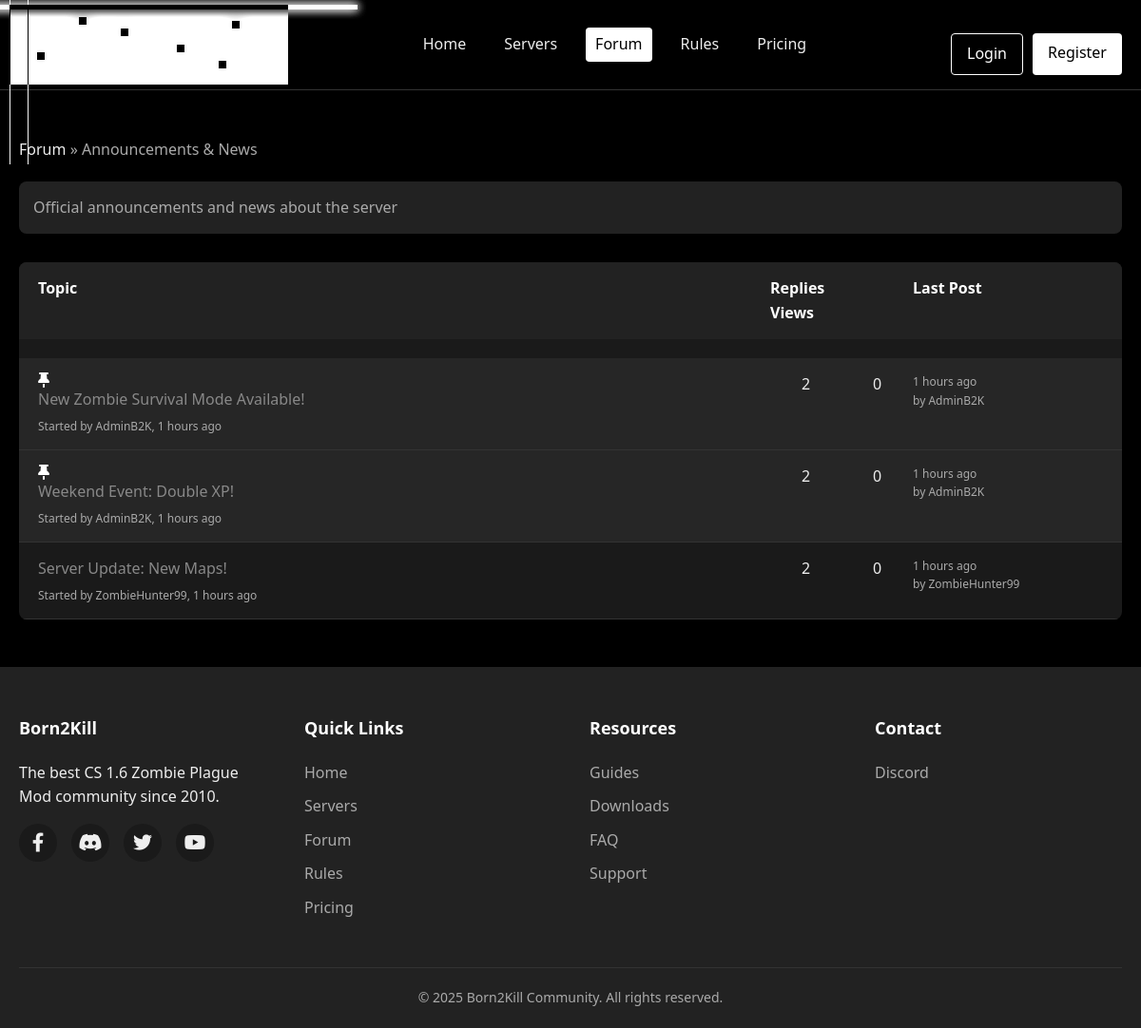
Screenshot of /php/category.php?id=1 with the database file from the repository.
### tables this page shows
CREATE TABLE IF NOT EXISTS forum_categories (
    id INT AUTO_INCREMENT PRIMARY KEY,
    name VARCHAR(100) NOT NULL,
    description TEXT,
    sort_order INT DEFAULT 0
);

CREATE TABLE IF NOT EXISTS forum_topics (
    id INT AUTO_INCREMENT PRIMARY KEY,
    category_id INT NOT NULL,
    user_id INT NOT NULL,
    title VARCHAR(255) NOT NULL,
    created_at TIMESTAMP DEFAULT CURRENT_TIMESTAMP,
    is_pinned TINYINT(1) DEFAULT 0,
    is_locked TINYINT(1) DEFAULT 0,
    views INT DEFAULT 0,
    FOREIGN KEY (category_id) REFERENCES forum_categories(id) ON DELETE CASCADE,
    FOREIGN KEY (user_id) REFERENCES users(id) ON DELETE CASCADE
);

CREATE TABLE IF NOT EXISTS users (
    id INT AUTO_INCREMENT PRIMARY KEY,
    username VARCHAR(50) UNIQUE NOT NULL,
    password VARCHAR(255) NOT NULL,
    email VARCHAR(100) UNIQUE NOT NULL,
    registration_date TIMESTAMP DEFAULT CURRENT_TIMESTAMP,
    last_login TIMESTAMP NULL,
    avatar VARCHAR(255) DEFAULT 'default.jpg',
    is_admin TINYINT(1) DEFAULT 0,
    vip_status VARCHAR(20) DEFAULT 'none',
    vip_expires TIMESTAMP NULL,
    level INT DEFAULT 1,
    points INT DEFAULT 0,
    packs INT DEFAULT 0
);

### php/config.php (called while the page is built, shortened)
<?php
$db_host = "localhost";
$db_name = "";
$db_user = "";
$db_pass = "";
$conn = new mysqli($db_host, $db_user, $db_pass, $db_name);
$conn->set_charset("utf8mb4");
function isLoggedIn() {
    return isset($_SESSION['user_id']);
}
function getCategoryTopics($category_id) {
    global $conn;
    $sql = "SELECT t.*, u.username as author,
           (SELECT COUNT(*) FROM forum_posts WHERE topic_id = t.id) as replies,
           (SELECT MAX(created_at) FROM forum_posts WHERE topic_id = t.id) as last_reply_date,
           (SELECT u2.username FROM forum_posts p JOIN users u2 ON p.user_id = u2.id
            WHERE p.topic_id = t.id ORDER BY p.created_at DESC LIMIT 1) as last_reply_author
           FROM forum_topics t
           JOIN users u ON t.user_id = u.id
           WHERE t.category_id = ?
           ORDER BY t.is_pinned DESC, t.created_at DESC";
    $stmt = $conn->prepare($sql);
    $stmt->bind_param("i", $category_id);
    $stmt->execute();
    $result = $stmt->get_result();
    $topics = [];
    if ($result->num_rows > 0) {
        while ($row = $result->fetch_assoc()) {
            $topics[] = $row;
        }
    }
    return $topics;
}
function formatDate($date) {
    $timestamp = strtotime($date);
    $now = time();
    $diff = $now - $timestamp;
    if ($diff < 60) {
        return 'Just now';
    } elseif ($diff < 3600) {
        return floor($diff / 60) . ' minutes ago';
    } elseif ($diff < 86400) {
        return floor($diff / 3600) . ' hours ago';
    } elseif ($diff < 604800) {
        return floor($diff / 86400) . ' days ago';
    } else {
        return date('M j, Y', $timestamp);
    }
}

### php/category.php (the view, shortened to what this page needs)
<?php
require_once 'config.php';
$category_id = (int)$_GET['id'];
$sql = "SELECT * FROM forum_categories WHERE id = ?";
$stmt = $conn->prepare($sql);
$stmt->bind_param("i", $category_id);
$stmt->execute();
$result = $stmt->get_result();
$category = $result->fetch_assoc();
$topics = getCategoryTopics($category_id);
?>
<!DOCTYPE html>
<html lang="en">
<head>
    <link rel="stylesheet" href="css/style.css">
    <link rel="stylesheet" href="https://cdnjs.cloudflare.com/ajax/libs/font-awesome/6.0.0/css/all.min.css">
</head>
<body>
    <?php include 'includes/header.php'; ?>
    <section class="forum-category">
        <div class="container">
            <div class="category-header">
                <div class="breadcrumb">
                    <a href="forum.php">Forum</a> &raquo;
                    <span><?php echo htmlspecialchars($category['name']); ?></span>
                </div>
            </div>
            <div class="category-description">
                <?php echo htmlspecialchars($category['description']); ?>
            </div>
            <div class="topics-list">
                <?php if (empty($topics)): ?>
                <div class="no-topics">
                    <p>No topics in this category yet. <?php echo isLoggedIn() ? 'Be the first to create one!' : 'Login to create a topic.'; ?></p>
                </div>
                <?php else: ?>
                <div class="topic-header">
                    <div class="topic-title-header">Topic</div>
                    <div class="topic-stats-header">
                        <div>Replies</div>
                        <div>Views</div>
                    </div>
                    <div class="topic-last-post-header">Last Post</div>
                </div>
                <?php foreach ($topics as $topic): ?>
                <div class="topic-row <?php echo $topic['is_pinned'] ? 'pinned' : ''; ?>">
                    <div class="topic-title-col">
                        <?php if ($topic['is_pinned']): ?>
                            <i class="fas fa-thumbtack pin-icon"></i>
                        <?php endif; ?>
                        <a href="topic.php?id=<?php echo $topic['id']; ?>"><?php echo htmlspecialchars($topic['title']); ?></a>
                        <div class="topic-author">
                            Started by <?php echo htmlspecialchars($topic['author']); ?>, <?php echo formatDate($topic['created_at']); ?>
                        </div>
                    </div>
                    <div class="topic-stats">
                        <div><?php echo $topic['replies']; ?></div>
                        <div><?php echo $topic['views']; ?></div>
                    </div>
                    <div class="topic-last-post">
                        <?php if ($topic['last_reply_date']): ?>
                            <div><?php echo formatDate($topic['last_reply_date']); ?></div>
                            <div>by <?php echo htmlspecialchars($topic['last_reply_author']); ?></div>
                        <?php else: ?>
                            <div>No replies yet</div>
                        <?php endif; ?>
                    </div>
                </div>
                <?php endforeach; ?>
                <?php endif; ?>
            </div>
        </div>
    </section>
    <?php include 'includes/footer.php'; ?>
</body>
</html>

### php/includes/header.php (shortened to what this page needs)
<header>
    <div class="container">
        <nav>
            <div class="broken-pixel-container screen-shake">
                <div class="broken-pixel-text">Born2Kill</div>
                <div class="pixel-overlay">
                    <div class="dead-pixel"></div>
                    <div class="dead-pixel"></div>
                    <div class="dead-pixel"></div>
                    <div class="dead-pixel"></div>
                    <div class="dead-pixel"></div>
                    <div class="dead-pixel"></div>
                    <div class="stuck-pixel"></div>
                    <div class="stuck-pixel"></div>
                    <div class="stuck-pixel"></div>
                    <div class="stuck-pixel"></div>
                    <div class="h-glitch-line"></div>
                    <div class="h-glitch-line"></div>
                    <div class="h-glitch-line"></div>
                    <div class="text-disrupt"></div>
                    <div class="v-tear"></div>
                    <div class="v-tear"></div>
                </div>
            </div>
            <div class="nav-links">
                <a href="index.php" <?php echo (basename($_SERVER['PHP_SELF']) == 'index.php') ? 'class="active"' : ''; ?>>Home</a>
                <a href="index.php#servers" <?php echo (isset($_GET['section']) && $_GET['section'] == 'servers') ? 'class="active"' : ''; ?>>Servers</a>
                <a href="forum.php" <?php echo (basename($_SERVER['PHP_SELF']) == 'forum.php' || basename($_SERVER['PHP_SELF']) == 'category.php' || basename($_SERVER['PHP_SELF']) == 'topic.php' || basename($_SERVER['PHP_SELF']) == 'new_topic.php') ? 'class="active"' : ''; ?>>Forum</a>
                <a href="rules.php" <?php echo (basename($_SERVER['PHP_SELF']) == 'rules.php') ? 'class="active"' : ''; ?>>Rules</a>
                <a href="pricing.php" <?php echo (basename($_SERVER['PHP_SELF']) == 'pricing.php') ? 'class="active"' : ''; ?>>Pricing</a>
            </div>
            <div class="auth-links">
                <?php if (isLoggedIn()): ?>
                <div class="user-dropdown">
                    <button class="dropdown-btn">
                        <?php echo htmlspecialchars($_SESSION['username']); ?> <i class="fas fa-caret-down"></i>
                    </button>
                    <div class="dropdown-content">
                        <a href="profile.php"><i class="fas fa-user"></i> Profile</a>
                        <a href="logout.php"><i class="fas fa-sign-out-alt"></i> Logout</a>
                    </div>
                </div>
                <?php else: ?>
                <a href="login.php" class="btn btn-outline">Login</a>
                <a href="register.php" class="btn btn-primary">Register</a>
                <?php endif; ?>
            </div>
        </nav>
    </div>
</header>

### php/includes/footer.php
<footer>
    <div class="container">
        <div class="footer-grid">
            <div class="footer-section">
                <h3>Born2Kill</h3>
                <p>The best CS 1.6 Zombie Plague Mod community since 2010.</p>
                <div class="social-links">
                    <a href="#" class="social-link"><i class="fab fa-facebook-f"></i></a>
                    <a href="#" class="social-link"><i class="fab fa-discord"></i></a>
                    <a href="#" class="social-link"><i class="fab fa-twitter"></i></a>
                    <a href="#" class="social-link"><i class="fab fa-youtube"></i></a>
                </div>
            </div>
            <div class="footer-section">
                <h3>Quick Links</h3>
                <ul class="footer-links">
                    <li><a href="index.php">Home</a></li>
                    <li><a href="index.php#servers">Servers</a></li>
                    <li><a href="forum.php">Forum</a></li>
                    <li><a href="rules.php">Rules</a></li>
                    <li><a href="pricing.php">Pricing</a></li>
                </ul>
            </div>
            <div class="footer-section">
                <h3>Resources</h3>
                <ul class="footer-links">
                    <li><a href="#">Guides</a></li>
                    <li><a href="#">Downloads</a></li>
                    <li><a href="#">FAQ</a></li>
                    <li><a href="#">Support</a></li>
                </ul>
            </div>
            <div class="footer-section">
                <h3>Contact</h3>
                <ul class="footer-links">
                    <li><a href="#">Discord</a></li>
                </ul>
            </div>
        </div>
        <div class="copyright">
            &copy; <?php echo date('Y'); ?> Born2Kill Community. All rights reserved.
        </div>
    </div>
</footer>

### rows the page displays
forum_categories: name "Announcements & News", description "Official announcements and news about the server"
forum_topics: is_pinned 1 (drawn), title "New Zombie Survival Mode Available!", user.username "AdminB2K", created_at "1 hours ago", replies "2", views "0", last_reply_date "1 hours ago", last_reply_author "AdminB2K"
forum_topics: is_pinned 1 (drawn), title "Weekend Event: Double XP!", user.username "AdminB2K", created_at "1 hours ago", replies "2", views "0", last_reply_date "1 hours ago", last_reply_author "AdminB2K"
forum_topics: title "Server Update: New Maps!", user.username "ZombieHunter99", created_at "1 hours ago", replies "2", views "0", last_reply_date "1 hours ago", last_reply_author "ZombieHunter99"
